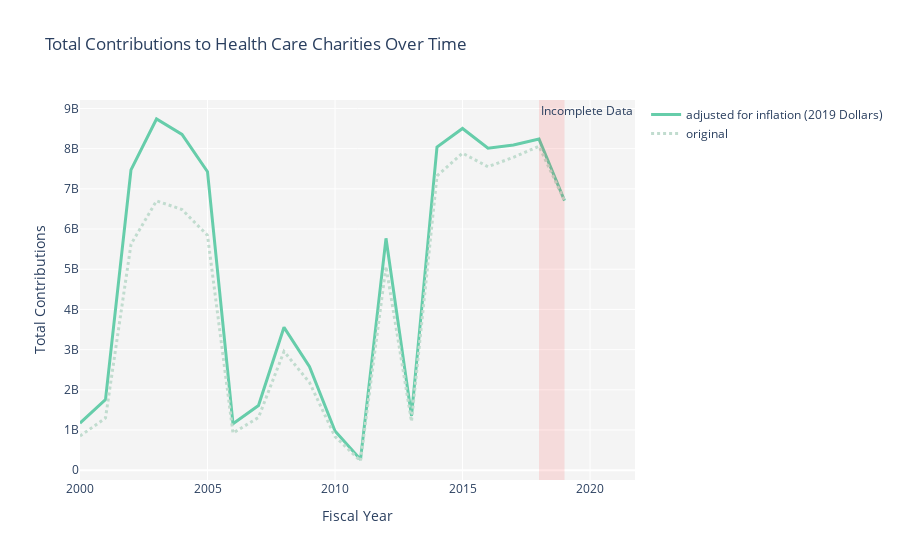

Notebook code cell kept with this figure:
### Code cell
fig = go.Figure()

line1 = go.Scatter(x=total_conts_adj['FISYR'], y=total_conts_adj[CONT_COL], name='adjusted for inflation ('
                   + str(int(max(total_conts['FISYR'].tolist()))) + ' Dollars)', 
                   line = dict(color = ('mediumaquamarine'), width = 3))
line2 = go.Scatter(x=total_conts['FISYR'], y=total_conts[CONT_COL], name='original', 
                   line = dict(color = ('rgba(193, 220, 207, 1)'), width = 3, dash='dot'))

fig.add_trace(line1)
fig.add_trace(line2)
fig.add_vrect(x0=max(total_conts['FISYR'].tolist()) - 1, x1=max(total_conts['FISYR'].tolist()), 
              annotation_text="Incomplete Data", annotation_position="top left",
              fillcolor="red", opacity=0.1, line_width=0)

fig.update_layout(
    title='Total Contributions to Health Care Charities Over Time',
    xaxis_title='Fiscal Year',
    yaxis_title='Total Contributions',
    plot_bgcolor='rgba(200, 200, 200, 0.2)'
) 
fig.show()

### Figure 1 — Plotly figure (JSON) as saved in the notebook; plotly's stock layout.template omitted (floating-point values rounded to 4 significant figures)
{"data": [{"line": {"color": "mediumaquamarine", "width": 3}, "name": "adjusted for inflation (2019 Dollars)", "type": "scatter", "x": [2000, 2001, 2002, 2003, 2004, 2005, 2006, 2007, 2008, 2009, 2010, 2011, 2012, 2013, 2014, 2015, 2016, 2017, 2018, 2019], "y": [1171000000.0, 1758000000.0, 7470000000.0, 8737000000.0, 8353000000.0, 7426000000.0, 1154000000.0, 1608000000.0, 3554000000.0, 2575000000.0, 973800000.0, 264200000.0, 5769000000.0, 1352000000.0, 8041000000.0, 8502000000.0, 8010000000.0, 8088000000.0, 8237000000.0, 6705395538]}, {"line": {"color": "rgba(193, 220, 207, 1)", "dash": "dot", "width": 3}, "name": "original", "type": "scatter", "x": [2000, 2001, 2002, 2003, 2004, 2005, 2006, 2007, 2008, 2009, 2010, 2011, 2012, 2013, 2014, 2015, 2016, 2017, 2018, 2019], "y": [849849185, 1298206677, 5620710287, 6700126913, 6484903638, 5842907400, 924130156, 1312487854, 2954499365, 2182312653, 838022490, 229101290, 5069533029, 1212245367, 7323134310, 7886987593, 7549358227, 7784876695, 8059342180, 6705395538]}], "layout": {"annotations": [{"showarrow": false, "text": "Incomplete Data", "x": 2018, "xanchor": "left", "xref": "x", "y": 1, "yanchor": "top", "yref": "y domain"}], "autosize": true, "plot_bgcolor": "rgba(200, 200, 200, 0.2)", "shapes": [{"fillcolor": "red", "line": {"width": 0}, "opacity": 0.1, "type": "rect", "x0": 2018, "x1": 2019, "xref": "x", "y0": 0, "y1": 1, "yref": "y domain"}], "title": {"text": "Total Contributions to Health Care Charities Over Time"}, "xaxis": {"autorange": true, "range": [2000, 2022.0], "title": {"text": "Fiscal Year"}, "type": "linear"}, "yaxis": {"autorange": true, "range": [-243600000.0, 9210000000.0], "title": {"text": "Total Contributions"}, "type": "linear"}}}
